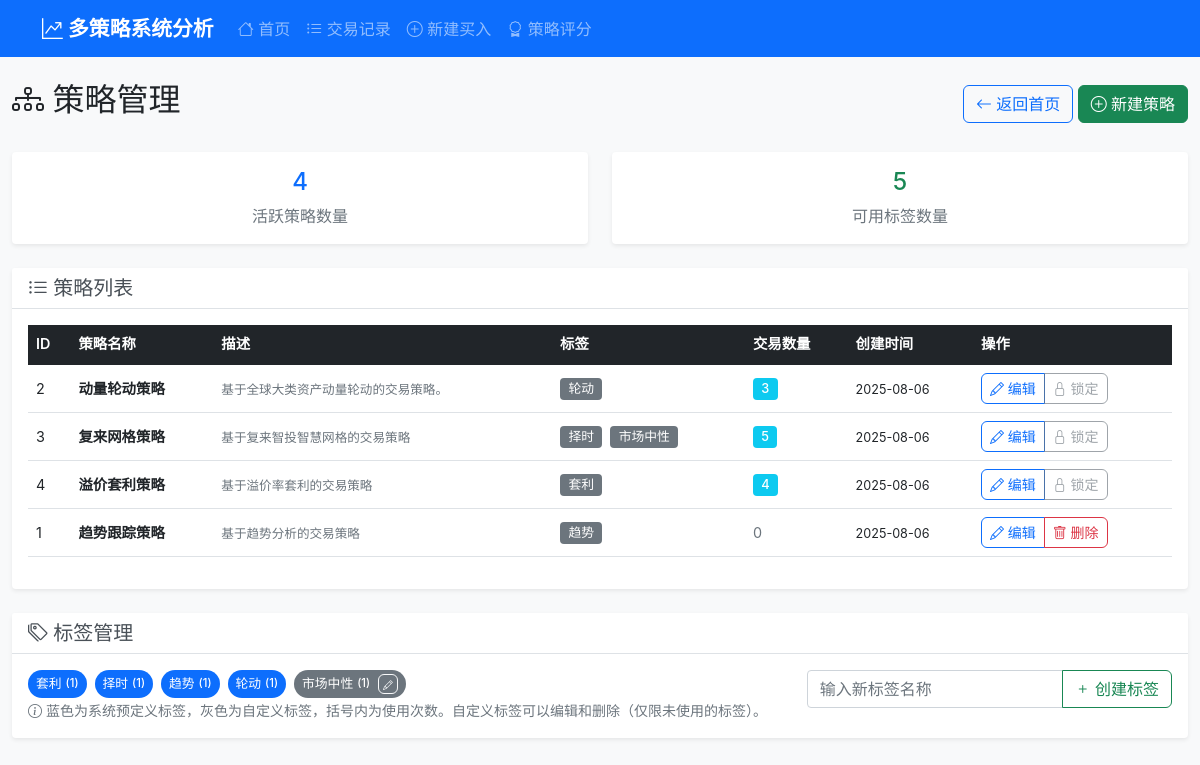
Screenshot of /strategies with the database file from the repository.
### tables this page shows
CREATE TABLE strategies (
                id INTEGER PRIMARY KEY AUTOINCREMENT,
                name TEXT NOT NULL UNIQUE,
                description TEXT,
                is_active BOOLEAN DEFAULT 1,
                created_at TIMESTAMP DEFAULT CURRENT_TIMESTAMP,
                updated_at TIMESTAMP DEFAULT CURRENT_TIMESTAMP
            );

CREATE TABLE strategy_tags (
                id INTEGER PRIMARY KEY AUTOINCREMENT,
                name TEXT NOT NULL UNIQUE,
                is_predefined BOOLEAN DEFAULT 0,
                created_at TIMESTAMP DEFAULT CURRENT_TIMESTAMP
            );

### routes/strategy_routes.py (the view)
@strategy_bp.route('/strategies')
def strategies():
    try:
        strategy_service = StrategyService(current_app.db_service)
        trading_service = TradingService(current_app.db_service)
        strategies_list_dto = strategy_service.get_all_strategies(return_dto=True)
        strategies_list = dto_list_to_dicts(strategies_list_dto)
        for strategy in strategies_list:
            trades = trading_service.get_all_trades(strategy=strategy['name'])
            strategy['trade_count'] = len([t for t in trades if t['status'] != 'deleted'])
        tags = strategy_service.get_all_tags()
        usage_rows = strategy_service.db.execute_query(
            'SELECT tag_id, COUNT(*) AS usage_count FROM strategy_tag_relations GROUP BY tag_id'
        )
        tag_id_to_usage = {row['tag_id']: row['usage_count'] for row in usage_rows}
        for tag in tags:
            tag['usage_count'] = int(tag_id_to_usage.get(tag['id'], 0))
        tags.sort(key=lambda t: (0 if t.get('is_predefined') else 1, t.get('name', '')))
        return render_template('strategies.html', strategies=strategies_list, tags=tags)
    except Exception as e:
        current_app.logger.error(f"策略列表加载失败: {str(e)}")
        return render_template('strategies.html', strategies=[], tags=[])

### services/database_service.py (called while the page is built)
    def execute_query(self, query: str, params: tuple = (), fetch_one: bool = False, fetch_all: bool = True) -> Any:
        with self.get_connection() as conn:
            cursor = conn.cursor()
            cursor.execute(query, params)
            if query.strip().upper().startswith(('INSERT', 'UPDATE', 'DELETE')):
                conn.commit()
            if fetch_one:
                return cursor.fetchone()
            elif fetch_all:
                return cursor.fetchall()
            else:
                return cursor.lastrowid

### services/mappers.py (called while the page is built)
def to_dict_dataclass(obj) -> Dict[str, Any]:
    try:
        return asdict(obj)
    except Exception:
        return dict(obj)  # fallback

def dto_list_to_dicts(items: Iterable[Any]) -> List[Dict[str, Any]]:
    out: List[Dict[str, Any]] = []
    for it in items:
        out.append(to_dict_dataclass(it))
    return out

def dict_to_strategy_dto(s: Dict[str, Any]) -> StrategyDTO:
    return StrategyDTO(
        id=int(s.get('id', 0) or 0),
        name=s.get('name', ''),
        description=s.get('description', ''),
        is_active=int(s.get('is_active', 1) or 1),
        tags=list(s.get('tags', []) or []),
        created_at=str(s.get('created_at', '') or ''),
        updated_at=str(s.get('updated_at', '') or ''),
    )

### services/strategy_service.py (called while the page is built)
    def get_all_tags(self) -> List[Dict[str, Any]]:
        query = "SELECT * FROM strategy_tags ORDER BY name"
        return [dict(tag) for tag in self.db.execute_query(query)]

### services/trading_service.py (called while the page is built)
    def _resolve_strategy(self, strategy) -> Optional[int]:
        if isinstance(strategy, int):
            strategy_obj = self.strategy_service.get_strategy_by_id(strategy)
            return strategy if strategy_obj and strategy_obj['is_active'] else None
        elif isinstance(strategy, str):
            strategies = self.strategy_service.get_all_strategies()
            for s in strategies:
                if s['name'] == strategy:
                    return s['id']
            return None
        else:
            return None

### templates/strategies.html (shortened to what this page needs)
{% extends "base.html" %}
{% block content %}
<div class="row">
    <div class="col-12">
        <div class="d-flex justify-content-between align-items-center mb-4">
            <h2><i class="bi bi-diagram-3"></i> 策略管理</h2>
            <div>
                <a href="{{ url_for('main.index') }}" class="btn btn-outline-primary">
                    <i class="bi bi-arrow-left"></i> 返回首页
                </a>
                <a href="{{ url_for('strategy.create_strategy') }}" class="btn btn-success">
                    <i class="bi bi-plus-circle"></i> 新建策略
                </a>
            </div>
        </div>
        <div class="row mb-4">
            <div class="col-md-6">
                <div class="card border-primary">
                    <div class="card-body text-center">
                        <h4 class="text-primary">{{ strategies|length }}</h4>
                        <p class="text-muted mb-0">活跃策略数量</p>
                    </div>
                </div>
            </div>
            <div class="col-md-6">
                <div class="card border-success">
                    <div class="card-body text-center">
                        <h4 class="text-success">{{ tags|length if tags is defined else 0 }}</h4>
                        <p class="text-muted mb-0">可用标签数量</p>
                    </div>
                </div>
            </div>
        </div>
        {% if strategies %}
        <div class="card">
            <div class="card-header">
                <h5 class="card-title mb-0">
                    <i class="bi bi-list-ul"></i> 策略列表
                </h5>
            </div>
            <div class="card-body">
                <div class="table-responsive">
                    <table class="table table-hover">
                        <thead class="table-dark">
                            <tr>
                                <th>ID</th>
                                <th>策略名称</th>
                                <th>描述</th>
                                <th>标签</th>
                                <th>交易数量</th>
                                <th>创建时间</th>
                                <th>操作</th>
                            </tr>
                        </thead>
                        <tbody>
                            {% for strategy in strategies %}
                            <tr>
                                <td>{{ strategy.id }}</td>
                                <td>
                                    <strong>{{ strategy.name }}</strong>
                                </td>
                                <td>
                                    <small class="text-muted">{{ strategy.description[:50] }}{{ '...' if strategy.description and strategy.description|length > 50 else '' }}</small>
                                </td>
                                <td>
                                    {% for tag in strategy.tags %}
                                        {% if tag %}
                                            <span class="badge bg-secondary me-1">{{ tag }}</span>
                                        {% endif %}
                                    {% endfor %}
                                </td>
                                <td>
                                    {% if strategy.trade_count > 0 %}
                                        <span class="badge bg-info">{{ strategy.trade_count }}</span>
                                    {% else %}
                                        <span class="text-muted">0</span>
                                    {% endif %}
                                </td>
                                <td>
                                    <small>{{ strategy.created_at[:10] }}</small>
                                </td>
                                <td>
                                    <div class="btn-group" role="group">
                                        <a href="{{ url_for('strategy.edit_strategy', strategy_id=strategy.id) }}"
                                           class="btn btn-sm btn-outline-primary">
                                            <i class="bi bi-pencil"></i> 编辑
                                        </a>
                                        {% if strategy.trade_count == 0 %}
                                        <button class="btn btn-sm btn-outline-danger delete-strategy-btn"
                                                data-strategy-id="{{ strategy.id }}"
                                                data-strategy-name="{{ strategy.name }}">
                                            <i class="bi bi-trash"></i> 删除
                                        </button>
                                        {% else %}
                                        <button class="btn btn-sm btn-outline-secondary" disabled title="有关联交易，无法删除">
                                            <i class="bi bi-lock"></i> 锁定
                                        </button>
                                        {% endif %}
                                    </div>
                                </td>
                            </tr>
                            {% endfor %}
                        </tbody>
                    </table>
                </div>
            </div>
        </div>
        {% else %}
        <div class="alert alert-info text-center" role="alert">
            <i class="bi bi-info-circle"></i>
            暂无策略，<a href="{{ url_for('strategy.create_strategy') }}">点击这里创建第一个策略</a>。
        </div>
        {% endif %}
        <div class="card mt-4">
            <div class="card-header">
                <h5 class="card-title mb-0">
                    <i class="bi bi-tags"></i> 标签管理
                </h5>
            </div>
            <div class="card-body">
                <div class="row">
                    <div class="col-md-8">
                        <div class="d-flex flex-wrap gap-2">
                            {% for tag in tags or [] %}
                            <div class="tag-item d-inline-flex align-items-center">
                                <span class="badge {{ 'bg-primary' if tag.is_predefined else 'bg-secondary' }} d-flex align-items-center"
                                      id="tag-{{ tag.id }}">
                                    <span class="tag-name">{{ tag.name }}</span>
                                    <small class="ms-1">({{ tag.usage_count if tag.usage_count is defined else 0 }})</small>
                                    {% if not tag.is_predefined %}
                                    <div class="ms-2">
                                        <button class="btn btn-sm btn-outline-light edit-tag-btn"
                                                data-tag-id="{{ tag.id }}"
                                                data-tag-name="{{ tag.name }}"
                                                title="编辑标签">
                                            <i class="bi bi-pencil" style="font-size: 0.7em;"></i>
                                        </button>
                                    </div>
                                    {% endif %}
                                </span>
                            </div>
                            {% endfor %}
                        </div>
                        <small class="text-muted">
                            <i class="bi bi-info-circle"></i>
                            蓝色为系统预定义标签，灰色为自定义标签，括号内为使用次数。自定义标签可以编辑和删除（仅限未使用的标签）。
                        </small>
                    </div>
                    <div class="col-md-4">
                        <div class="input-group">
                            <input type="text" class="form-control" id="newTagName" placeholder="输入新标签名称">
                            <button class="btn btn-outline-success" id="createTagBtn">
                                <i class="bi bi-plus"></i> 创建标签
                            </button>
                        </div>
                    </div>
                </div>
            </div>
        </div>
    </div>
</div>
{% endblock %}

### static/css/style.css (style rules this page uses)
body { font-family: -apple-system, BlinkMacSystemFont, 'Segoe UI', 'Roboto', 'Oxygen', 'Ubuntu', 'Cantarell', sans-serif; background-color: #f8f9fa; }
.card { border: none; box-shadow: 0 0.125rem 0.25rem rgba(0, 0, 0, 0.075); transition: box-shadow 0.15s ease-in-out; }
.table th { border-top: none; font-weight: 600; font-size: 0.9rem; vertical-align: middle; }
.table td { vertical-align: middle; font-size: 0.9rem; }
.badge { font-size: 0.8rem; font-weight: 500; }
.tag-item { line-height: 1; }
.tag-item .badge { display: inline-flex; align-items: center; height: 28px; padding: 0 0.5rem; border-radius: 9999px; line-height: 1; }
.tag-item .badge .tag-name, .tag-item .badge small { line-height: 1; }
.tag-item .btn.btn-sm { padding: 0 0.25rem; line-height: 1; height: 20px; }
.btn { font-weight: 500; border-radius: 0.375rem; transition: all 0.15s ease-in-out; }
.card-header { background-color: #fff; border-bottom: 1px solid #dee2e6; font-weight: 600; }
.card-header .card-title { color: #495057; }

### rows the page displays
strategies: id "2", name "动量轮动策略", description "基于全球大类资产动量轮动的交易策略。", tags "轮动", trade_count "3", created_at "2025-08-06", shows "锁定"
strategies: id "3", name "复来网格策略", description "基于复来智投智慧网格的交易策略", tags "择时" "市场中性", trade_count "5", created_at "2025-08-06", shows "锁定"
strategies: id "4", name "溢价套利策略", description "基于溢价率套利的交易策略", tags "套利", trade_count "4", created_at "2025-08-06", shows "锁定"
strategies: id "1", name "趋势跟踪策略", description "基于趋势分析的交易策略", tags "趋势", shows "0", created_at "2025-08-06"
strategy_tags: name "套利", is_predefined "1"
strategy_tags: name "择时", is_predefined "1"
strategy_tags: name "趋势", is_predefined "1"
strategy_tags: name "轮动", usage_count "1"
strategy_tags: name "市场中性", usage_count "1"

### other values shown
{{ strategies|length }} "4"
{{ tags|length if tags is defined else 0 }} "5"
